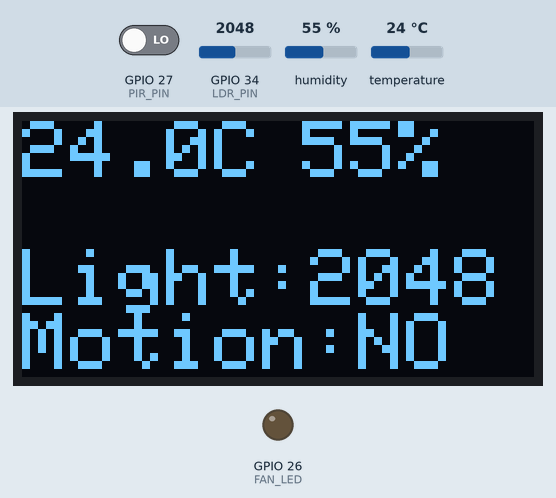
The sketch below on a simulated ESP32. On the bench: 128×64 one-colour display, output pins drawn as LEDs (lit = HIGH). The inputs (shaded band) are chosen by the test bench; at power-on: GPIO 27 (PIR_PIN) LOW, humidity 55 %, GPIO 34 (LDR_PIN) = 2048, temperature 24 °C. What the sketch prints to the serial monitor is not drawn.

Above: at 1.8 s.
1.9 s: GPIO 27 (PIR_PIN) driven HIGH
At 3.3 s:
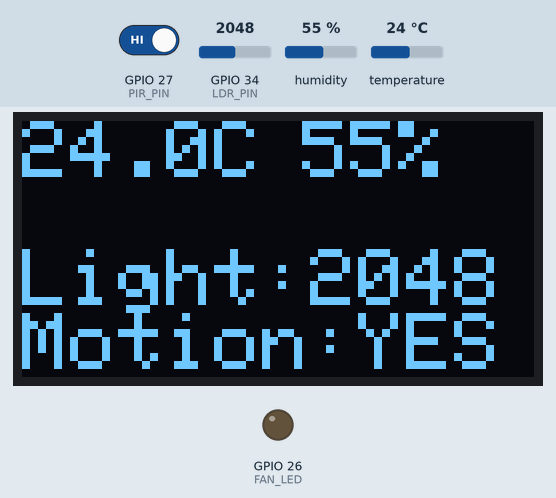
3.6 s: humidity set to 74 %
At 4.7 s:
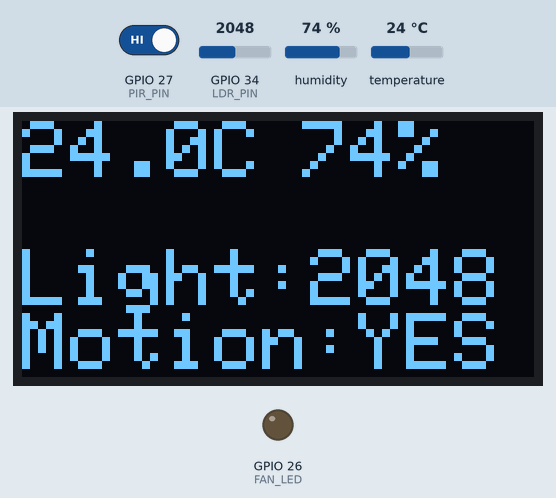
5.6 s: humidity set to 77 %
At 7.1 s:
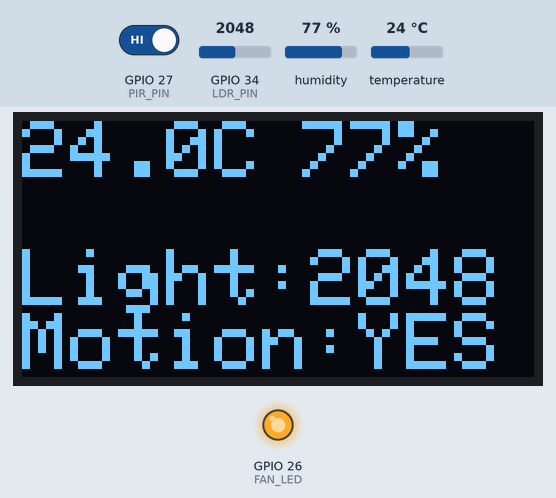
7.7 s: GPIO 34 (LDR_PIN) set to 2866
At 9.4 s:
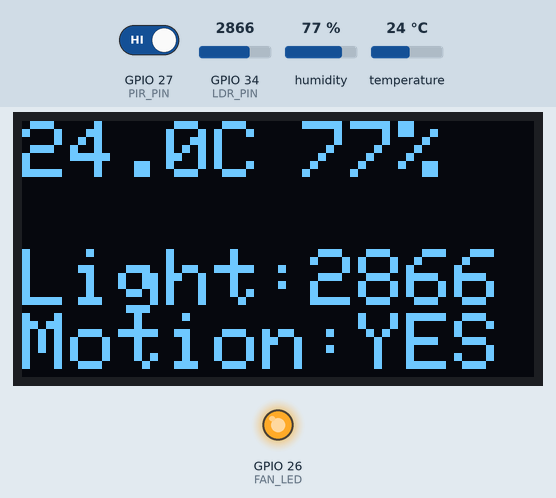
9.7 s: temperature set to 12 °C
At 10.7 s:
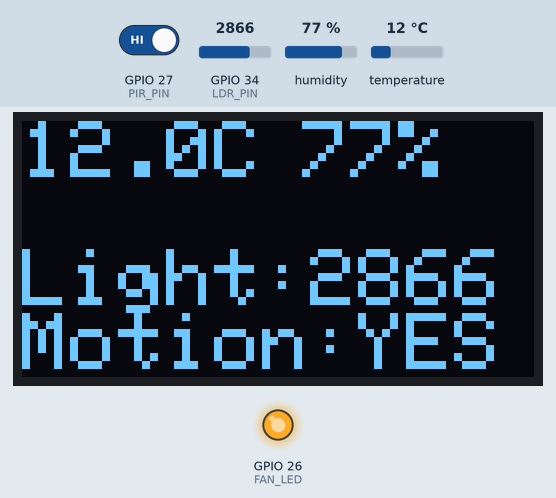
11.8 s: GPIO 34 (LDR_PIN) set to 3603
At 13.2 s:
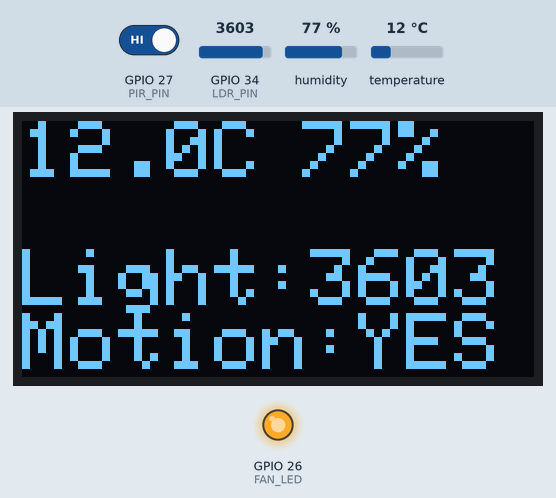
Timing chart, 0 to 14.8 s (numbered marks = the images above; inputs shaded):
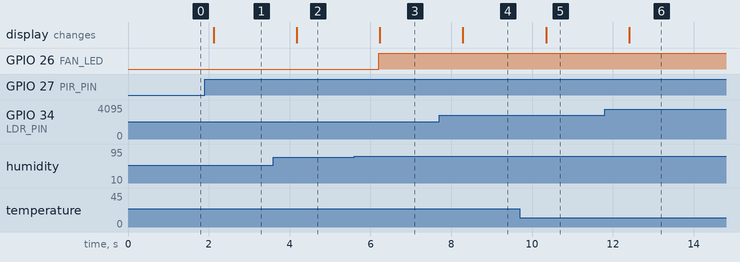

Measured:
- the behaviour switches between 75 and 76 % on humidity (found by bisection; images 2 and 3)
- after the input at 1.9 s, the display: changes after 0.22 s (image 1)
- after the input at 3.6 s, the display: changes after 0.58 s (image 2)
- after the input at 5.6 s, GPIO 26 (FAN_LED): LOW → HIGH after 0.61 s; the display: changes after 0.63 s (image 3)
- after the input at 7.7 s, the display: changes after 0.59 s (image 4)
- after the input at 9.7 s, the display: changes after 0.65 s (image 5)
- after the input at 11.8 s, the display: changes after 0.61 s (image 6)

The sketch:

smart_indoor_climate_monitor.ino
```cpp
#include <Wire.h>
#include <Adafruit_GFX.h>
#include <Adafruit_SSD1306.h>
#include "DHT.h"

#define SCREEN_WIDTH 128
#define SCREEN_HEIGHT 64
Adafruit_SSD1306 display(SCREEN_WIDTH, SCREEN_HEIGHT, &Wire, -1);

#define DHTPIN 4
#define DHTTYPE DHT22
DHT dht(DHTPIN, DHTTYPE);

#define LDR_PIN 34
#define PIR_PIN 27

#define FAN_LED 26

void setup() {
  Serial.begin(115200);

  pinMode(PIR_PIN,INPUT);
  pinMode(FAN_LED,OUTPUT);

  dht.begin();

  Wire.begin(21,22);
  display.begin(SSD1306_SWITCHCAPVCC, 0x3C);
  display.clearDisplay();
}

void loop() {
  float temp= dht.readTemperature();
  float hum= dht.readHumidity();
  int lightLevel= analogRead(LDR_PIN);
  bool motion= digitalRead(PIR_PIN);

  bool fanOn= false;
  if (motion && (temp>30 || hum>75)) {
    fanOn= true;
  }
  digitalWrite(FAN_LED, fanOn);

  Serial.print("Temp: "); Serial.print(temp); Serial.print(" C  ");
  Serial.print("Humidity: "); Serial.print(hum); Serial.print(" %  ");
  Serial.print("Light: "); Serial.print(lightLevel); Serial.print("  ");
  Serial.print("Motion: "); Serial.println(motion ? "YES" : "NO");

  display.clearDisplay();
  display.setTextColor(SSD1306_WHITE);

  display.setTextSize(2);
  display.setCursor(0,0);
  display.print(temp,1); display.print("C");

  display.setCursor(70,0);
  display.print(hum,0); display.print("%");

  display.setTextSize(2);
  display.setCursor(0,32);
  display.print("Light:");
  display.println(lightLevel);
  display.setCursor(0,48);
  display.print("Motion:");
  display.println(motion?"YES":"NO");
  display.display();
  delay(1000);
}
```
